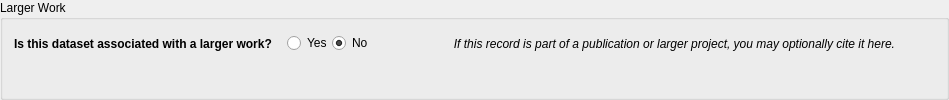
       <widget class="QGroupBox" name="fgdc_lworkcit">
        <property name="title">
         <string>Larger Work</string>
        </property>
        <layout class="QVBoxLayout" name="verticalLayout_5">
         <item>
          <layout class="QHBoxLayout" name="horizontalLayout_28">
           <property name="spacing">
            <number>0</number>
           </property>
           <item>
            <widget class="QLabel" name="label_65">
             <property name="styleSheet">
              <string notr="true">font: bold;</string>
             </property>
             <property name="text">
              <string>Is this dataset associated with a larger work?</string>
             </property>
            </widget>
           </item>
           <item>
            <spacer name="horizontalSpacer_9">
             <property name="orientation">
              <enum>Qt::Horizontal</enum>
             </property>
             <property name="sizeType">
              <enum>QSizePolicy::Fixed</enum>
             </property>
             <property name="sizeHint" stdset="0">
              <size>
               <width>15</width>
               <height>20</height>
              </size>
             </property>
            </spacer>
           </item>
           <item>
            <widget class="QRadioButton" name="radio_lworkyes">
             <property name="text">
              <string>Yes</string>
             </property>
            </widget>
           </item>
           <item>
            <widget class="QRadioButton" name="radio_lworkno">
             <property name="text">
              <string>No</string>
             </property>
             <property name="checked">
              <bool>true</bool>
             </property>
            </widget>
           </item>
           <item>
            <spacer name="horizontalSpacer_6">
             <property name="orientation">
              <enum>Qt::Horizontal</enum>
             </property>
             <property name="sizeType">
              <enum>QSizePolicy::Fixed</enum>
             </property>
             <property name="sizeHint" stdset="0">
              <size>
               <width>80</width>
               <height>20</height>
              </size>
             </property>
            </spacer>
           </item>
           <item>
            <widget class="QLabel" name="label_66">
             <property name="styleSheet">
              <string notr="true">font: italic;</string>
             </property>
             <property name="text">
              <string>If this record is part of a publication or larger project, you may optionally cite it here.</string>
             </property>
             <property name="alignment">
              <set>Qt::AlignRight|Qt::AlignTrailing|Qt::AlignVCenter</set>
             </property>
            </widget>
           </item>
           <item>
            <spacer name="horizontalSpacer_7">
             <property name="orientation">
              <enum>Qt::Horizontal</enum>
             </property>
             <property name="sizeHint" stdset="0">
              <size>
               <width>40</width>
               <height>20</height>
              </size>
             </property>
            </spacer>
           </item>
          </layout>
         </item>
         <item>
          <widget class="QWidget" name="lworkcite_widget" native="true">
           <layout class="QHBoxLayout" name="horizontalLayout_5">
            <property name="spacing">
             <number>0</number>
            </property>
            <property name="leftMargin">
             <number>15</number>
            </property>
            <property name="topMargin">
             <number>0</number>
            </property>
            <property name="rightMargin">
             <number>0</number>
            </property>
            <property name="bottomMargin">
             <number>0</number>
            </property>
           </layout>
          </widget>
         </item>
        </layout>
       </widget>
